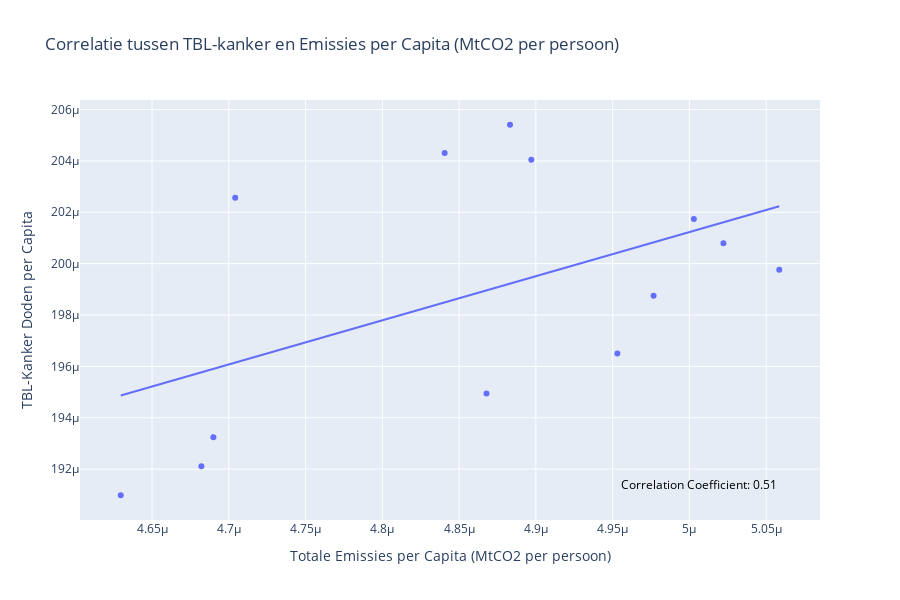

This figure's notebook cell:
### Markdown cell above
## Correlatie plot

Hieronder staat een plot dat de correlatie laat zien tussen TBL-kanker en emissies per capita.


Er blijkt dan ook een redelijke correlatie te zijn tussen het aantal TBL-kankerdoden per capita en de landelijke emissies per capita. Dit duidt dus er dus op dat er een grote kans is dat de fijnstof die vrijkomt bij emissies, een invloed heeft op het aantal TBL-kankerdoden.

### Code cell
# importeer grouped df
df_grouped = pd.read_csv("csv/df/grouped_df.csv")

# Create the scatter plot with trendline using plotly
correlation_coefficient = df_grouped['EmissionsPerCapita'].corr(df_grouped['LungCancerPerCapita'])
fig = px.scatter(df_grouped, x="EmissionsPerCapita", y="LungCancerPerCapita", trendline="ols",
                 title='Correlatie tussen TBL-kanker en Emissies per Capita (MtCO2 per persoon)',
                 hover_data=["Year"],
                 labels={
                     "EmissionsPerCapita": "Totale Emissies per Capita (MtCO2 per persoon)",
                     "LungCancerPerCapita": "TBL-Kanker Doden per Capita",
                     "Year":"Jaar"
                 })

# Add correlation coefficient as annotation
fig.add_annotation(
    x=max(df_grouped['EmissionsPerCapita']),  # Position the annotation at the far right of the x-axis
    y=min(df_grouped['LungCancerPerCapita']),  # Position the annotation at the bottom of the y-axis
    text=f'Correlation Coefficient: {correlation_coefficient:.2f}',
    showarrow=False,
    font=dict(size=12, color="black"),
    xanchor='right',
    yanchor='bottom'
)

fig.update_layout(
    height = 600
)

### Figure 1 — Plotly figure (JSON) as saved in the notebook; plotly's stock layout.template omitted (floating-point values rounded to 4 significant figures)
{"data": [{"customdata": [[2000], [2001], [2002], [2003], [2004], [2005], [2006], [2007], [2008], [2009], [2010], [2011], [2012]], "hovertemplate": "Totale Emissies per Capita (MtCO2 per persoon)=%{x}<br>TBL-Kanker Doden per Capita=%{y}<br>Jaar=%{customdata[0]}<extra></extra>", "legendgroup": "", "marker": {"color": "#636efa", "symbol": "circle"}, "mode": "markers", "name": "", "orientation": "v", "showlegend": false, "type": "scatter", "x": [4.63e-06, 4.682e-06, 4.69e-06, 4.868e-06, 4.953e-06, 4.977e-06, 5.058e-06, 5.022e-06, 5.003e-06, 4.704e-06, 4.897e-06, 4.841e-06, 4.883e-06], "xaxis": "x", "y": [0.000191, 0.0001921, 0.0001932, 0.0001949, 0.0001965, 0.0001987, 0.0001998, 0.0002008, 0.0002017, 0.0002026, 0.000204, 0.0002043, 0.0002054], "yaxis": "y"}, {"hovertemplate": "<b>OLS trendline</b><br>LungCancerPerCapita = 17.1783 * EmissionsPerCapita + 0.000115335<br>R<sup>2</sup>=0.256513<br><br>Totale Emissies per Capita (MtCO2 per persoon)=%{x}<br>TBL-Kanker Doden per Capita=%{y} <b>(trend)</b><extra></extra>", "legendgroup": "", "marker": {"color": "#636efa", "symbol": "circle"}, "mode": "lines", "name": "", "showlegend": false, "type": "scatter", "x": [4.63e-06, 4.682e-06, 4.69e-06, 4.704e-06, 4.841e-06, 4.868e-06, 4.883e-06, 4.897e-06, 4.953e-06, 4.977e-06, 5.003e-06, 5.022e-06, 5.058e-06], "xaxis": "x", "y": [0.0001949, 0.0001958, 0.0001959, 0.0001961, 0.0001985, 0.000199, 0.0001992, 0.0001995, 0.0002004, 0.0002008, 0.0002013, 0.0002016, 0.0002022], "yaxis": "y"}], "layout": {"annotations": [{"font": {"color": "black", "size": 12}, "showarrow": false, "text": "Correlation Coefficient: 0.51", "x": 5.058e-06, "xanchor": "right", "y": 0.000191, "yanchor": "bottom"}], "height": 600, "legend": {"tracegroupgap": 0}, "title": {"text": "Correlatie tussen TBL-kanker en Emissies per Capita (MtCO2 per persoon)"}, "xaxis": {"anchor": "y", "domain": [0, 1], "title": {"text": "Totale Emissies per Capita (MtCO2 per persoon)"}}, "yaxis": {"anchor": "x", "domain": [0, 1], "title": {"text": "TBL-Kanker Doden per Capita"}}}}
